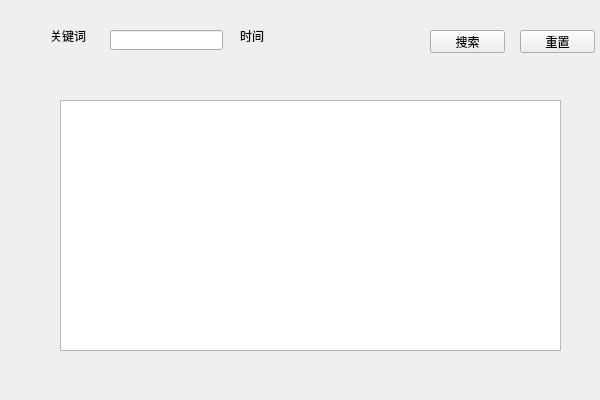
<?xml version="1.0" encoding="UTF-8"?>
<ui version="4.0">
 <class>OrderLogClass</class>
 <widget class="QWidget" name="OrderLogClass">
  <property name="geometry">
   <rect>
    <x>0</x>
    <y>0</y>
    <width>600</width>
    <height>400</height>
   </rect>
  </property>
  <property name="windowTitle">
   <string>OrderLog</string>
  </property>
  <widget class="QLabel" name="label">
   <property name="geometry">
    <rect>
     <x>50</x>
     <y>30</y>
     <width>54</width>
     <height>12</height>
    </rect>
   </property>
   <property name="text">
    <string>关键词</string>
   </property>
  </widget>
  <widget class="QLabel" name="label_2">
   <property name="geometry">
    <rect>
     <x>240</x>
     <y>30</y>
     <width>54</width>
     <height>12</height>
    </rect>
   </property>
   <property name="text">
    <string>时间</string>
   </property>
  </widget>
  <widget class="QPushButton" name="pushButton">
   <property name="geometry">
    <rect>
     <x>430</x>
     <y>30</y>
     <width>75</width>
     <height>23</height>
    </rect>
   </property>
   <property name="text">
    <string>搜索</string>
   </property>
  </widget>
  <widget class="QPushButton" name="pushButton_2">
   <property name="geometry">
    <rect>
     <x>520</x>
     <y>30</y>
     <width>75</width>
     <height>23</height>
    </rect>
   </property>
   <property name="text">
    <string>重置</string>
   </property>
  </widget>
  <widget class="QTableView" name="tableView">
   <property name="geometry">
    <rect>
     <x>60</x>
     <y>100</y>
     <width>501</width>
     <height>251</height>
    </rect>
   </property>
  </widget>
  <widget class="QLineEdit" name="lineEdit">
   <property name="geometry">
    <rect>
     <x>110</x>
     <y>30</y>
     <width>113</width>
     <height>20</height>
    </rect>
   </property>
  </widget>
 </widget>
 <layoutdefault spacing="6" margin="11"/>
 <resources/>
 <connections/>
</ui>
